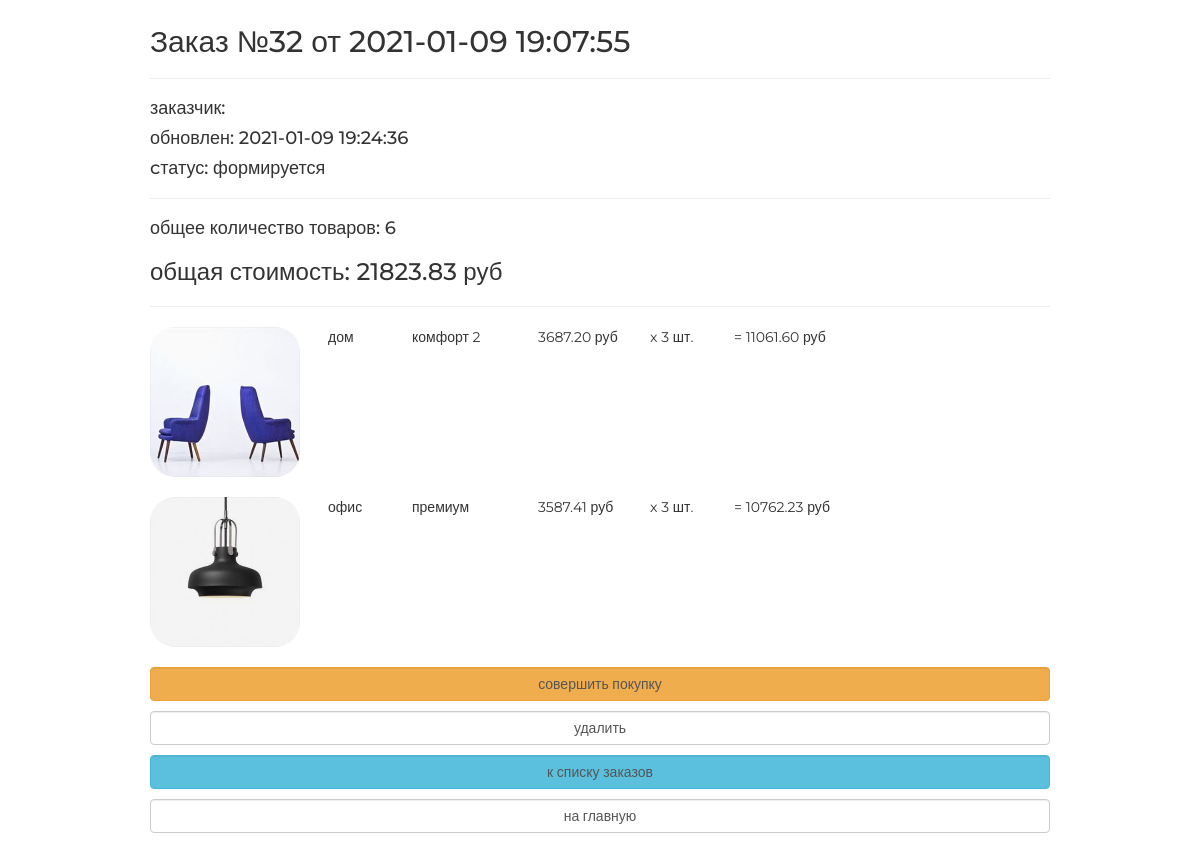
Page /order/read/32/ on the committed database.
### ordersapp/models.py (models this page shows, shortened)
class Order(models.Model):
    FORMING = 'FM'
    SENT_TO_PROCEED = 'STP'
    PROCEEDED = 'PRD'
    PAID = 'PD'
    READY = 'RDY'
    CANCEL = 'CNC'
    ORDER_STATUS_CHOICES = (
        (FORMING, 'формируется'),
        (SENT_TO_PROCEED, 'отправлен в обработку'),
        (PAID, 'оплачен'),
        (PROCEEDED, 'обрабатывается'),
        (READY, 'готов к выдаче'),
        (CANCEL, 'отменен'),
    )
    user = models.ForeignKey(settings.AUTH_USER_MODEL, on_delete=models.CASCADE, verbose_name='пользователь')
    created = models.DateTimeField(verbose_name='дата создания', auto_now_add=True)
    updated = models.DateTimeField(verbose_name='дата обновления', auto_now=True)
    status = models.CharField(verbose_name='статус', max_length= 3, choices=ORDER_STATUS_CHOICES, default=FORMING)
    is_active = models.BooleanField(verbose_name='активен', default= True)
    class Meta :
        ordering = ('-created',) # сортировка по умолчанию от более новых к старым заказам
        verbose_name = 'заказ' # имя класса в единственном числе
        verbose_name_plural = 'заказы' # имя класса во множественном числе
    def get_total_quantity(self):
        items = self.orderitems.select_related() # находим все элементы заказа
        return sum(list(map(lambda x: x.quantity, items)))
    def get_total_cost(self):
        items = self.orderitems.select_related()
        return sum(list(map(lambda x: x.product_cost, items)))

class OrderItem(models.Model):
    order = models.ForeignKey(Order, related_name="orderitems", on_delete=models.CASCADE)
    product = models.ForeignKey(Product, verbose_name= 'продукт', on_delete=models.CASCADE)
    quantity = models.PositiveIntegerField(verbose_name= 'количество', default=0)
    @property
    def product_cost(self):
        return self.product.price * self.quantity

### mainapp/models.py (models this page shows, shortened)
class Product(models.Model):
    category = models.ForeignKey(ProductCategory, on_delete=models.CASCADE, verbose_name= 'название категории')
    name = models.CharField(max_length=100, verbose_name= 'имя продукта')
    description = models.TextField(verbose_name= 'описание', blank=True)
    short_desc = models.CharField(max_length=40, verbose_name= 'краское описание', blank=True)
    price = models.DecimalField(verbose_name='цена', max_digits=8, decimal_places=2, default=0)
    quantity = models.PositiveSmallIntegerField(verbose_name= 'количество', default= 0)
    image = models.ImageField(upload_to='products_images', blank= True, verbose_name='картинка')
    is_active = models.BooleanField(verbose_name='активна', default=True)

class ProductCategory(models.Model):
    name = models.CharField(max_length= 50, verbose_name= 'название категории', unique=True)
    description = models.TextField(max_length= 300, verbose_name= 'описание', blank=True)
    is_active = models.BooleanField(verbose_name='активна', default=True)

### ordersapp/views.py (the view)
# urls.py: path('read/<int:pk>/', ordersapp.OrderDetailView.as_view(), name='order_read'),
class OrderDetailView(DetailView):
    model = Order
    def get_context_data (self, **kwargs):
        context = super().get_context_data(**kwargs)
        context['title'] = 'заказ/просмотр'
        return context

### mainapp/context_processors.py (called while the page is built)
def basket(request):
   basket = []
   if request.user.is_authenticated:
       basket = Basket.objects.filter(user=request.user)
   return {
       'basket': basket,
   }

### mainapp/templatetags/my_tags.py (called while the page is built)
def media_folder_products(string):
    if not string:
        string = 'products_images/default.jpg'
    return f'{settings.MEDIA_URL}{string}'

### ordersapp/templates/ordersapp/order_detail.html
{% extends "ordersapp/base.html" %}
{% load static %}
{% load my_tags %}
{% block content %}
    {% include 'ordersapp/includes/inc_order_summary.html' %}
    <div class = "basket_list">
        {% for item in object.orderitems.select_related %}
            <div class = "basket_record">
                <img src = "{{ item.product.image|media_folder_products }}"
                    alt = "{{ item.product.short_desc }}">
                <span class = "category_name">
                    {{ item.product.category.name }}
                </span>
                <span class = "product_name">
                    {{ item.product.name }}
                </span>
                <span class = "product_price">
                    {{ item.product.price }}&nbspруб
                </span>
                <span class = "product_quantitiy">
                    x {{ item.quantity }} шт.
                </span>
                <span class = "product_cost">
                    = {{ item.product_cost }}&nbspруб
                </span>
            </div>
        {% endfor %}
    </div>
    {% include 'ordersapp/includes/inc_order_actions.html' %}
{% endblock %}

### ordersapp/templates/ordersapp/includes/inc_order_summary.html (shortened to what this page needs)
{% if object %}
    <div class = "h2">Заказ №{{ object.pk }} от {{ object.created|date:"Y-m-d H:i:s" }}</div>
    <hr>
    <div class = "h4">заказчик: {{ user.last_name }} {{ user.first_name }}</div>
    <div class = "h4">обновлен: {{ object.updated|date:"Y-m-d H:i:s" }}</div>
    <div class = "h4">cтатус: {{ object.get_status_display }}</div>
    <hr>
    <div class = "h4">общее количество товаров: <span class = "order_total_quantity">{{ object.get_total_quantity }}</span></div>
    <div class = "h3">общая стоимость: <span class = "order_total_cost">{{ object.get_total_cost }}</span> руб</div>
{% endif %}
<hr>

### static/css/style.css (style rules this page uses)
* { margin: 0; padding: 0; }
.order_container img { display: block; float: left; width: 150px; border-radius: 25px; }
body { font-family: 'Montserrat', sans-serif; }
html, body { height: 100%; }
.basket_list span.category_name { margin-left: 2em; width: 5em; position: relative; display: block; float: left; }
.basket_list span.product_name { margin-left: 1em; width: 8em; position: relative; display: block; float: left; }
.basket_list span.product_price { margin-left: 1em; width: 7em; position: relative; display: block; float: left; }
.basket_list span.product_quantitiy { margin-left: 1em; width: 5em; position: relative; display: block; float: left; }
.basket_list span.product_cost { margin-left: 1em; width: 10em; position: relative; display: block; float: left; }
.basket_list .basket_record { position: relative; display: block; height: 170px; float: none; }

### rows in the picture
Order: pk "32", created "2021-01-09 19:07:55", updated "2021-01-09 19:24:36", status "формируется", get_total_quantity "6", get_total_cost "21823.83"
OrderItem: product.image|media_folder_products (picture), product.category.name "дом", product.name "комфорт 2", product.price "3687.20", quantity "3", product_cost "11061.60"
OrderItem: product.image|media_folder_products (picture), product.category.name "офис", product.name "премиум", product.price "3587.41", quantity "3", product_cost "10762.23"
